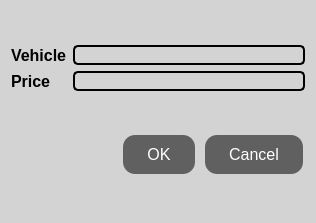
<?xml version="1.0" encoding="UTF-8"?>
<ui version="4.0">
 <class>NewEdgeInput</class>
 <widget class="QDialog" name="NewEdgeInput">
  <property name="geometry">
   <rect>
    <x>0</x>
    <y>0</y>
    <width>316</width>
    <height>223</height>
   </rect>
  </property>
  <property name="windowTitle">
   <string>New Edge</string>
  </property>
  <property name="styleSheet">
   <string notr="true">background-color: rgb(211, 211, 211);</string>
  </property>
  <layout class="QGridLayout" name="gridLayout">
   <item row="0" column="0">
    <layout class="QHBoxLayout" name="horizontalLayout">
     <item>
      <layout class="QVBoxLayout" name="verticalLayout">
       <item>
        <widget class="QLabel" name="label">
         <property name="font">
          <font>
           <pointsize>12</pointsize>
           <bold>true</bold>
          </font>
         </property>
         <property name="text">
          <string>Vehicle</string>
         </property>
        </widget>
       </item>
       <item>
        <widget class="QLabel" name="label_2">
         <property name="font">
          <font>
           <pointsize>12</pointsize>
           <bold>true</bold>
          </font>
         </property>
         <property name="text">
          <string>Price</string>
         </property>
        </widget>
       </item>
      </layout>
     </item>
     <item>
      <layout class="QVBoxLayout" name="verticalLayout_2">
       <item>
        <widget class="QLineEdit" name="vehicleInput">
         <property name="styleSheet">
          <string notr="true">QLineEdit {
    border: 2px solid black;
	border-radius: 5px;
}</string>
         </property>
         <property name="echoMode">
          <enum>QLineEdit::Normal</enum>
         </property>
        </widget>
       </item>
       <item>
        <widget class="QLineEdit" name="priceInput">
         <property name="styleSheet">
          <string notr="true">QLineEdit {
    border: 2px solid black;
	border-radius: 5px;
}</string>
         </property>
         <property name="echoMode">
          <enum>QLineEdit::Normal</enum>
         </property>
        </widget>
       </item>
      </layout>
     </item>
    </layout>
   </item>
   <item row="1" column="0">
    <widget class="QDialogButtonBox" name="buttonBox">
     <property name="styleSheet">
      <string notr="true">QPushButton {
    background-color: #606060; /* Slightly darker gray */
    border: none;
    color: white;
    padding: 10px 24px;
    text-align: center;
    text-decoration: none;
    display: inline-block;
    font-size: 16px;
    margin: 4px 2px;
    cursor: pointer;
    border-radius: 12px; /* Set the border radius to make it rounded */
}

QPushButton:hover {
    background-color: #404040 /* Darker gray when hovered */
}

QPushButton:pressed {
    background-color: #999999; /* Even darker gray when pressed */
}
</string>
     </property>
     <property name="orientation">
      <enum>Qt::Horizontal</enum>
     </property>
     <property name="standardButtons">
      <set>QDialogButtonBox::Cancel|QDialogButtonBox::Ok</set>
     </property>
    </widget>
   </item>
  </layout>
 </widget>
 <resources/>
 <connections>
  <connection>
   <sender>buttonBox</sender>
   <signal>accepted()</signal>
   <receiver>NewEdgeInput</receiver>
   <slot>accept()</slot>
   <hints>
    <hint type="sourcelabel">
     <x>248</x>
     <y>254</y>
    </hint>
    <hint type="destinationlabel">
     <x>157</x>
     <y>274</y>
    </hint>
   </hints>
  </connection>
  <connection>
   <sender>buttonBox</sender>
   <signal>rejected()</signal>
   <receiver>NewEdgeInput</receiver>
   <slot>reject()</slot>
   <hints>
    <hint type="sourcelabel">
     <x>316</x>
     <y>260</y>
    </hint>
    <hint type="destinationlabel">
     <x>286</x>
     <y>274</y>
    </hint>
   </hints>
  </connection>
 </connections>
</ui>
